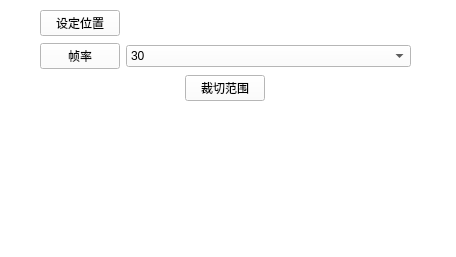
<?xml version="1.0" encoding="UTF-8"?>
<ui version="4.0">
 <class>rec_setting</class>
 <widget class="QWidget" name="rec_setting">
  <property name="geometry">
   <rect>
    <x>0</x>
    <y>0</y>
    <width>456</width>
    <height>257</height>
   </rect>
  </property>
  <property name="windowTitle">
   <string>Form</string>
  </property>
  <property name="styleSheet">
   <string notr="true">background-color: rgb(255, 255, 255);</string>
  </property>
  <widget class="QWidget" name="verticalLayoutWidget">
   <property name="geometry">
    <rect>
     <x>40</x>
     <y>10</y>
     <width>371</width>
     <height>91</height>
    </rect>
   </property>
   <layout class="QVBoxLayout" name="verticalLayout">
    <item>
     <layout class="QHBoxLayout" name="horizontalLayout">
      <property name="sizeConstraint">
       <enum>QLayout::SetMaximumSize</enum>
      </property>
      <item>
       <widget class="QPushButton" name="file_button">
        <property name="sizePolicy">
         <sizepolicy hsizetype="Fixed" vsizetype="Maximum">
          <horstretch>0</horstretch>
          <verstretch>0</verstretch>
         </sizepolicy>
        </property>
        <property name="text">
         <string>设定位置</string>
        </property>
       </widget>
      </item>
      <item>
       <widget class="QLabel" name="label">
        <property name="text">
         <string/>
        </property>
        <property name="alignment">
         <set>Qt::AlignCenter</set>
        </property>
       </widget>
      </item>
     </layout>
    </item>
    <item>
     <layout class="QHBoxLayout" name="horizontalLayout_2">
      <property name="sizeConstraint">
       <enum>QLayout::SetMaximumSize</enum>
      </property>
      <item>
       <widget class="QPushButton" name="file_button_2">
        <property name="sizePolicy">
         <sizepolicy hsizetype="Fixed" vsizetype="Maximum">
          <horstretch>0</horstretch>
          <verstretch>0</verstretch>
         </sizepolicy>
        </property>
        <property name="text">
         <string>帧率</string>
        </property>
       </widget>
      </item>
      <item alignment="Qt::AlignVCenter">
       <widget class="QComboBox" name="comboBox">
        <property name="sizePolicy">
         <sizepolicy hsizetype="Minimum" vsizetype="Fixed">
          <horstretch>0</horstretch>
          <verstretch>0</verstretch>
         </sizepolicy>
        </property>
        <property name="layoutDirection">
         <enum>Qt::LeftToRight</enum>
        </property>
        <property name="editable">
         <bool>false</bool>
        </property>
        <property name="currentText">
         <string>30</string>
        </property>
        <item>
         <property name="text">
          <string>30</string>
         </property>
        </item>
        <item>
         <property name="text">
          <string>60</string>
         </property>
        </item>
       </widget>
      </item>
     </layout>
    </item>
    <item>
     <layout class="QHBoxLayout" name="horizontalLayout_4">
      <property name="sizeConstraint">
       <enum>QLayout::SetMaximumSize</enum>
      </property>
      <item>
       <widget class="QPushButton" name="file_button_4">
        <property name="sizePolicy">
         <sizepolicy hsizetype="Fixed" vsizetype="Maximum">
          <horstretch>0</horstretch>
          <verstretch>0</verstretch>
         </sizepolicy>
        </property>
        <property name="text">
         <string>裁切范围</string>
        </property>
       </widget>
      </item>
     </layout>
    </item>
   </layout>
  </widget>
 </widget>
 <resources/>
 <connections/>
</ui>
